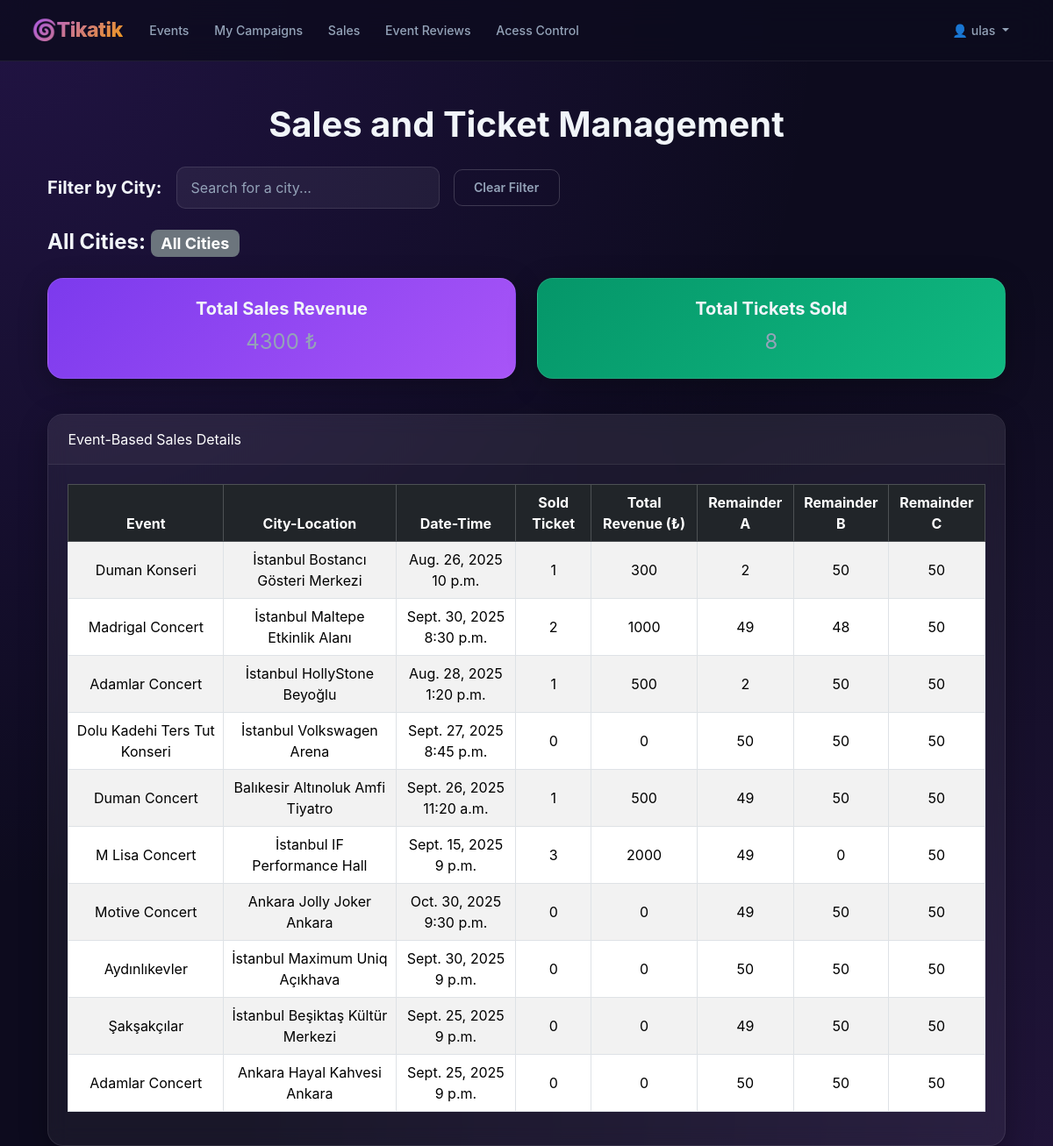
Page /sales-view/ (signed in) on the earlier database version.
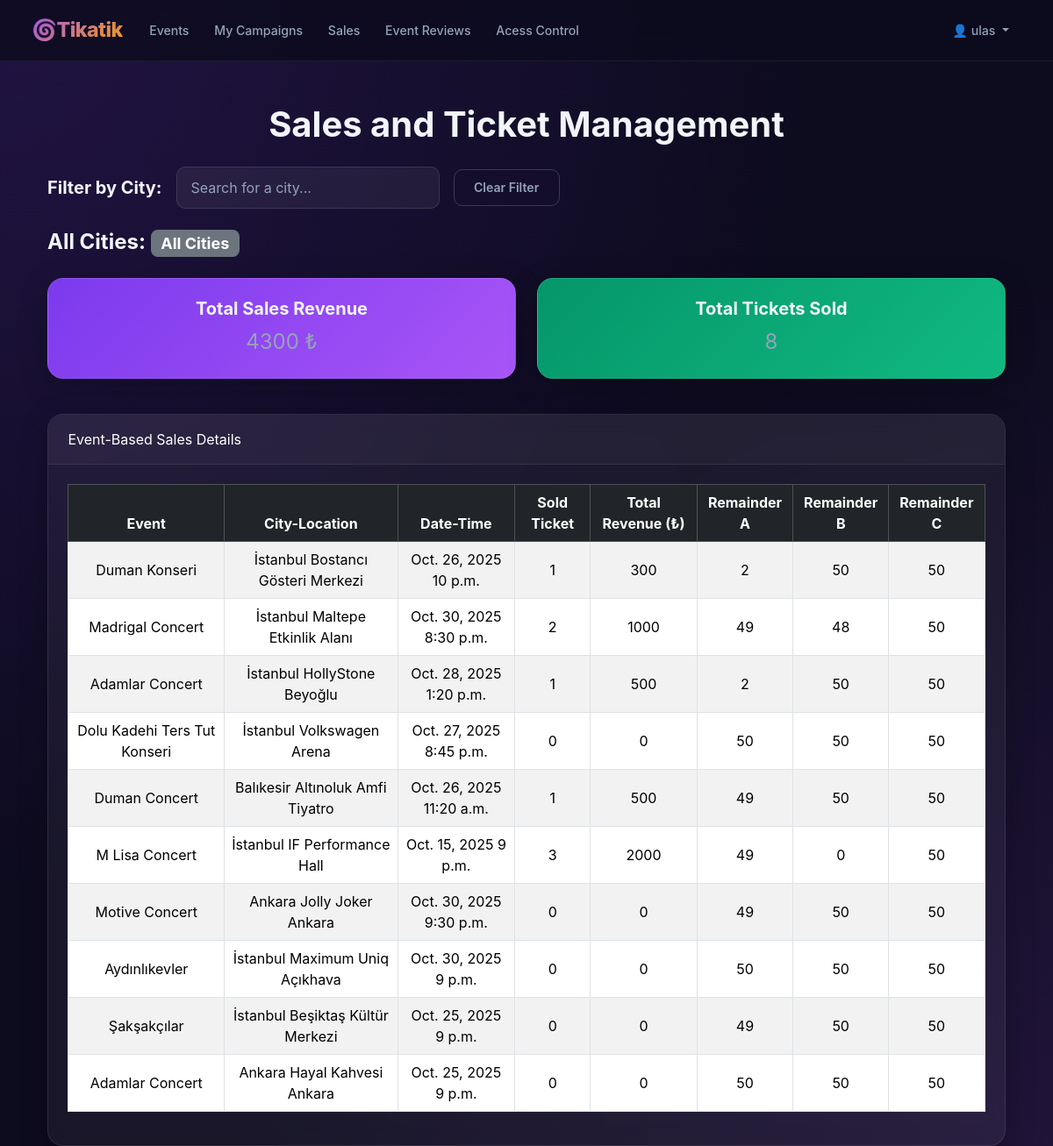
Same page on the later database version.
### app/models.py (models this page shows, shortened)
class Event(models.Model):
    CATEGORY_CHOICES = [
        ('concert', 'Concert'),
        ('cinema', 'Cinema'),
        ('theatre', 'Theatre'), ]
    title = models.CharField(max_length=200)
    category = models.CharField(max_length=50, choices=CATEGORY_CHOICES)
    date = models.DateField()
    time = models.TimeField()
    city = models.CharField(max_length=100, help_text="City")
    location = models.CharField(max_length=100)
    description = models.TextField()
    image = models.ImageField(upload_to='events/')
    price = models.DecimalField(max_digits=8, decimal_places=2, default=500.00)
    price_a = models.DecimalField(max_digits=8, decimal_places=2, default=500)
    price_b = models.DecimalField(max_digits=8, decimal_places=2, default=750)
    price_c = models.DecimalField(max_digits=8, decimal_places=2, default=1000)
    seats_a =models.PositiveIntegerField(default=50)
    seats_b =models.PositiveIntegerField(default=50)
    seats_c =models.PositiveIntegerField(default=50)
    artist = models.ForeignKey(Artist, on_delete=models.SET_NULL, null=True, blank=True, related_name='events_by_artist', help_text="Select the artist associated with this event.")
    actor = models.ForeignKey(Actor, on_delete=models.SET_NULL, null=True, blank=True, related_name='events_by_actor', help_text="Select the actor associated with this event.")
    is_approved = models.BooleanField(default=False)
    seller = models.ForeignKey(CustomUser, on_delete=models.CASCADE, related_name='events')
    is_on_sale = models.BooleanField(default=False)
    sale_price_a = models.DecimalField(max_digits=10, decimal_places=2, null=True, blank=True)
    sale_price_b = models.DecimalField(max_digits=10, decimal_places=2, null=True, blank=True)
    sale_price_c = models.DecimalField(max_digits=10, decimal_places=2, null=True, blank=True)
    sale_start_time = models.DateTimeField(null=True, blank=True)

### app/views.py (the view)
# urls.py: path('sales-view/',views.sales_view,name='sales_view'),
@login_required(login_url='login')
def sales_view(request):
    selected_city = request.GET.get('city')
    base_events_query = Event.objects.filter(seller=request.user, is_approved=True)
    available_cities = base_events_query.values_list('city', flat=True).distinct().order_by('city')
    if selected_city:
        events = base_events_query.filter(city=selected_city).annotate(
        tickets_sold=Sum('ticket__quantity'), revenue=Sum('ticket__total_price')).order_by('-date', '-time')
    else:
        events = base_events_query.annotate(tickets_sold=Sum('ticket__quantity'), revenue=Sum('ticket__total_price'))
    total_revenue = events.aggregate(total=Sum('revenue'))['total'] or 0
    total_tickets_sold = events.aggregate(total=Sum('tickets_sold'))['total'] or 0
    return render(request, 'app/sales_view.html', {
        'events': events,'total_revenue': total_revenue, 'total_tickets_sold': total_tickets_sold,
        'available_cities': available_cities,'selected_city': selected_city, })

### app/templates/app/sales_view.html (shortened to what this page needs)
{% extends 'app/satici_navbar.html' %}
{% load static %}
{% block content %}
<div class="container mt-5">
    <h1 class="text-center mb-4">Sales and Ticket Management</h1>
    <div class="mb-4 d-flex align-items-center">
        <h5 class="me-3 mb-0">Filter by City:</h5>
        <div style="position: relative; width: 300px;">
            <input type="text" class="form-control" placeholder="Search for a city..." id="cityInput" value="{{ selected_city|default:'' }}">
        </div>
        <a href="{% url 'sales_view' %}" class="btn btn-outline-secondary ms-3">Clear Filter</a>
    </div>
    {% if selected_city %}
        <h4 class="mb-4">City: <span class="badge bg-secondary">{{ selected_city }}</span></h4>
    {% else %}
        <h4 class="mb-4">All Cities: <span class="badge bg-secondary">All Cities</span></h4>
    {% endif %}
    <div class="row mb-4">
        <div class="col-md-6">
            <div class="card text-white bg-primary mb-3">
                <div class="card-body text-center">
                    <h5 class="card-title">Total Sales Revenue</h5>
                    <p class="card-text fs-4">{{ total_revenue }} ₺</p>
                </div>
            </div>
        </div>
        <div class="col-md-6">
            <div class="card text-white bg-success mb-3">
                <div class="card-body text-center">
                    <h5 class="card-title">Total Tickets Sold</h5>
                    <p class="card-text fs-4">{{ total_tickets_sold }}</p>
                </div>
            </div>
        </div>
    </div>
    <div class="card shadow">
        <div class="card-header bg-dark text-white">
            Event-Based Sales Details
        </div>
        <div class="card-body">
            <table class="table table-striped table-bordered text-center align-middle">
                <thead class="table-dark">
                    <tr>
                        <th>Event</th>
                        <th>City-Location</th>
                        <th>Date-Time</th>
                        <th>Sold Ticket</th>
                        <th>Total Revenue (₺)</th>
                        <th>Remainder A</th>
                        <th>Remainder B</th>
                        <th>Remainder C</th>
                    </tr>
                </thead>
                <tbody>
                    {% for event in events %}
                        <tr>
                            <td>{{ event.title }}</td>
                            <td>{{ event.city }} {{event.location}}</td>
                            <td>{{ event.date }} {{event.time}}</td>
                            <td>{{ event.tickets_sold|default:0 }}</td>
                            <td>{{ event.revenue|default:0 }}</td>
                            <td>{{ event.seats_a }}</td>
                            <td>{{ event.seats_b }}</td>
                            <td>{{ event.seats_c }}</td>
                        </tr>
                    {% empty %}
                        <tr>
                            <td colspan="7" class="text-center text-muted">There are no events yet.</td>
                        </tr>
                    {% endfor %}
                </tbody>
            </table>
        </div>
    </div>
</div>
{% endblock %}

Differences in the rows shown:
changed Event "Duman Konseri": date "Aug. 26, 2025" → "Oct. 26, 2025"
changed Event "Madrigal Concert": date "Sept. 30, 2025" → "Oct. 30, 2025"
changed Event "HollyStone Beyoğlu": date "Aug. 28, 2025" → "Oct. 28, 2025"
changed Event "Dolu Kadehi Ters Tut Konseri": date "Sept. 27, 2025" → "Oct. 27, 2025"
changed Event "Duman Concert": date "Sept. 26, 2025" → "Oct. 26, 2025"
changed Event "M Lisa Concert": date "Sept. 15, 2025" → "Oct. 15, 2025"
changed Event "Aydınlıkevler": date "Sept. 30, 2025" → "Oct. 30, 2025"
changed Event "Şakşakçılar": date "Sept. 25, 2025" → "Oct. 25, 2025"
changed Event "Hayal Kahvesi Ankara": date "Sept. 25, 2025" → "Oct. 25, 2025"
